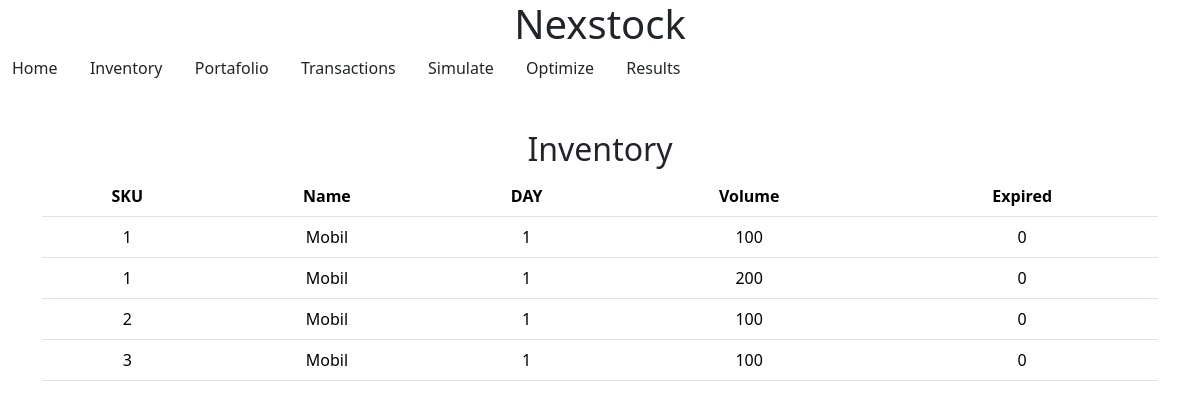
The page /inventory on the database as committed earlier.
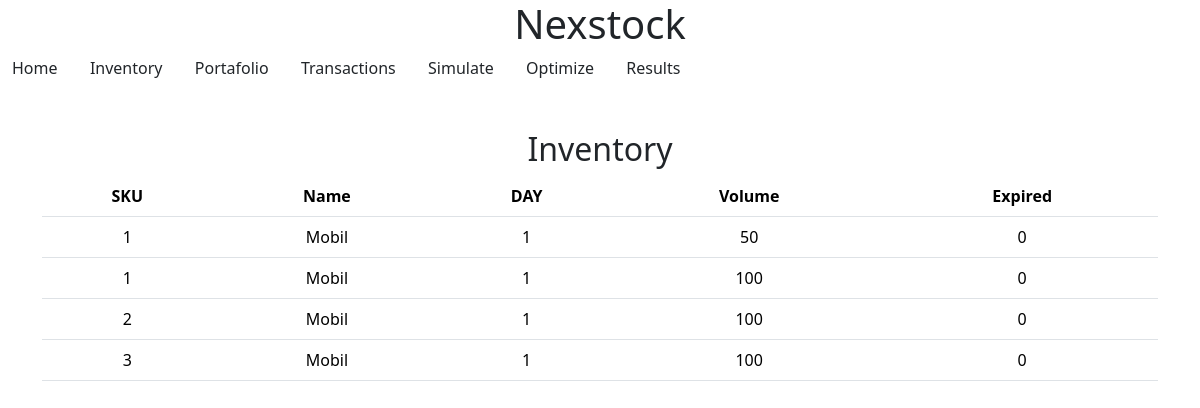
The same page on the database as committed later.
### tables this page shows
CREATE TABLE Inventory (
ID INT PRIMARY KEY,
SKU INT REFERENCES Products(SKU),
DAY INT NOT NULL,
EXPIRED bit NOT NULL, VOLUME INT);

CREATE TABLE Products (
SKU INT PRIMARY KEY,
EXPIRATION INT,
TYPE VARCHAR(50), NAME VARCHAR(50), PRICE INT, COST INT, MARGIN INT);

### app.py (the view)
@app.route("/inventory", methods=["GET", "POST"])
def inventory():
    try:
        stock = execute_query(
            "SELECT p.SKU,p.NAME,i.EXPIRED,i.DAY,i.VOLUME,p.EXPIRATION FROM inventory AS i JOIN products AS p ON i.SKU = p.SKU;")
    except Exception:
        stock = execute_query(
            "SELECT p.SKU,p.NAME,i.EXPIRED,i.DAY,i.VOLUME FROM inventory AS i JOIN products AS p ON i.SKU = p.SKU;")
        for row in stock:
            row['EXPIRATION'] = 365  # Default to 1 year
    return render_template("inventory.html", stock=stock)

### app.py (called while the page is built)
def get_db_connection():
    db_path = os.path.join(os.path.dirname(os.path.abspath(__file__)), DATABASE)
    print(f"Attempting to connect to database at: {db_path}", flush=True)
    print(f"Database file exists: {os.path.exists(db_path)}", flush=True)
    conn = sqlite3.connect(db_path)
    conn.row_factory = sqlite3.Row
    return conn

def execute_query(query, *params):
    conn = get_db_connection()
    try:
        cursor = conn.cursor()
        cursor.execute(query, params)
        if query.strip().upper().startswith('SELECT'):
            rows = cursor.fetchall()
            return [dict(row) for row in rows]
        else:
            conn.commit()
            return cursor.rowcount
    except Exception as e:
        print(f"Database error: {e}")
        raise e
    finally:
        conn.close()

@app.after_request
def after_request(response):
    response.headers["Cache-Control"] = "no-cache, no-store, must-revalidate"
    response.headers["Expires"] = 0
    response.headers["Pragma"] = "no-cache"
    return response

### templates/inventory.html (shortened to what this page needs)
{% extends "layout.html" %}
{% block main %}
    <h2>Inventory</h2>
    <table class = "table table">
        <thead class = "thead-light">
            <tr>
                <th>SKU</th>
                <th>Name</th>
                <th>DAY</th>
                <th>Volume</th>
                <th>Expired</th>
            </tr>
        </thead>
        <tbody>
            {% for item in stock %}
            <tr>
                <td>{{ item.SKU }}</td>
                <td>{{ item.NAME }}</td>
                <td>{{ item.DAY }}</td>
                <td>{{ item.VOLUME }}</td>
                <td>{{ item.EXPIRED }}</td>
            </tr>
            {% endfor %}
        </tbody>
    </table>
{% endblock %}

### templates/layout.html (shortened to what this page needs)
<!DOCTYPE html>
<html lang="en">
    <head>
        <link href="https://cdn.jsdelivr.net/npm/bootstrap@5.3.3/dist/css/bootstrap.min.css" rel="stylesheet">
        <link href="/static/styles.css" rel="stylesheet">
    </head>
    <body>
        <h1 style="text-align: center;">Nexstock</h1>
        <nav>
            <div class="container-fluid">
                <a class="navbar-brand" href="/"><span class="blue">Home</span></a>
                <button aria-controls="navbar" aria-expanded="false" aria-label="Toggle navigation" class="navbar-toggler" data-bs-target="#navbar" data-bs-toggle="collapse" type="button">
                    <span class="navbar-toggler-icon"></span>
                </button>
                <a class="navbar-brand" href="/inventory"><span class="blue">Inventory</span></a>
                <button aria-controls="navbar" aria-expanded="false" aria-label="Toggle navigation" class="navbar-toggler" data-bs-target="#navbar" data-bs-toggle="collapse" type="button">
                    <span class="navbar-toggler-icon"></span>
                </button>
                <a class="navbar-brand" href="/portafolio"><span class="blue">Portafolio</span></a>
                <button aria-controls="navbar" aria-expanded="false" aria-label="Toggle navigation" class="navbar-toggler" data-bs-target="#navbar" data-bs-toggle="collapse" type="button">
                    <span class="navbar-toggler-icon"></span>
                </button>
                <a class="navbar-brand" href="/transactions"><span class="blue">Transactions</span></a>
                <button aria-controls="navbar" aria-expanded="false" aria-label="Toggle navigation" class="navbar-toggler" data-bs-target="#navbar" data-bs-toggle="collapse" type="button">
                    <span class="navbar-toggler-icon"></span>
                </button>
                <a class="navbar-brand" href="/simulate"><span class="blue">Simulate</span></a>
                <button aria-controls="navbar" aria-expanded="false" aria-label="Toggle navigation" class="navbar-toggler" data-bs-target="#navbar" data-bs-toggle="collapse" type="button">
                    <span class="navbar-toggler-icon"></span>
                </button>
                <a class="navbar-brand" href="/optimize"><span class="blue">Optimize</span></a>
                <button aria-controls="navbar" aria-expanded="false" aria-label="Toggle navigation" class="navbar-toggler" data-bs-target="#navbar" data-bs-toggle="collapse" type="button">
                    <span class="navbar-toggler-icon"></span>
                </button>
                <a class="navbar-brand" href="/results"><span class="blue">Results</span></a>
                <button aria-controls="navbar" aria-expanded="false" aria-label="Toggle navigation" class="navbar-toggler" data-bs-target="#navbar" data-bs-toggle="collapse" type="button">
                    <span class="navbar-toggler-icon"></span>
                </button>
            </div>
        </nav>
        <main class="container py-5 text-center">
            {% block main %}{% endblock %}
        </main>
    </body>
</html>

Rows that differ between the two databases and show on the page:
changed Inventory (number 1 of 4 on the later page): VOLUME "100" → "50"
changed Inventory (number 2 of 4 on the later page): VOLUME "200" → "100"
